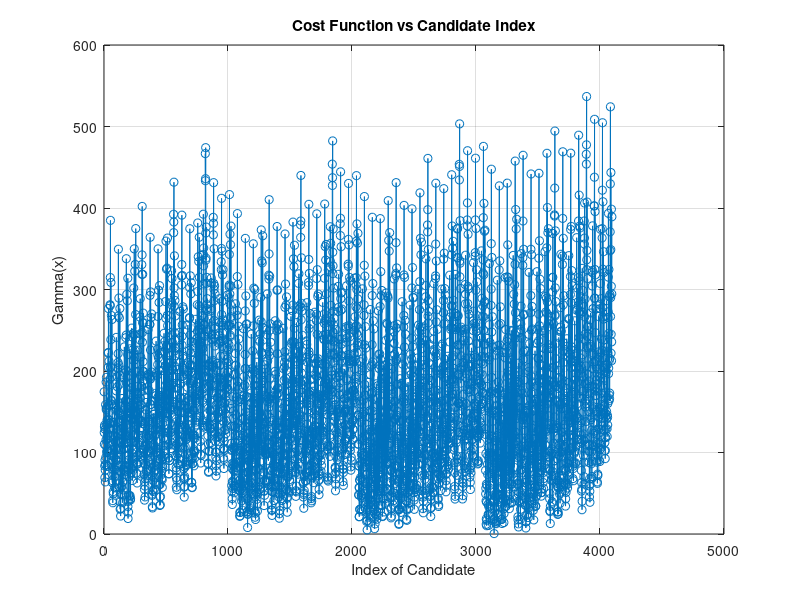

This chart was generated by the following MATLAB code:
load('HW6-1b.mat'); 
% ML 最大似然检测
% Map x_hat_noisy to nearest 16-QAM constellation
qam_constellation = [-3-3j, -3-1j, -3+1j, -3+3j, ...
                     -1-3j, -1-1j, -1+1j, -1+3j, ...
                      1-3j,  1-1j,  1+1j,  1+3j, ...
                      3-3j,  3-1j,  3+1j,  3+3j];

[X1, X2, X3] = ndgrid(qam_constellation, qam_constellation, qam_constellation);
X_all = [X1(:), X2(:), X3(:)].';

num_candidates = size(X_all, 2);
Gamma = zeros(1, num_candidates);  

for i = 1:num_candidates
    x_candidate = X_all(:, i); 
    Gamma(i) = norm(yprime - Hmatrix * x_candidate)^2;
end

[Gamma_min, min_idx] = min(Gamma);
x_ML = X_all(:, min_idx);

figure;
plot(1:num_candidates, Gamma, '-o');
xlabel('Index of Candidate');
ylabel('Gamma(x)');
title('Cost Function vs Candidate Index');
grid on;

disp(['Minimum cost function value: ', num2str(Gamma_min)]);
disp('ML solution: ');
disp(x_ML);
